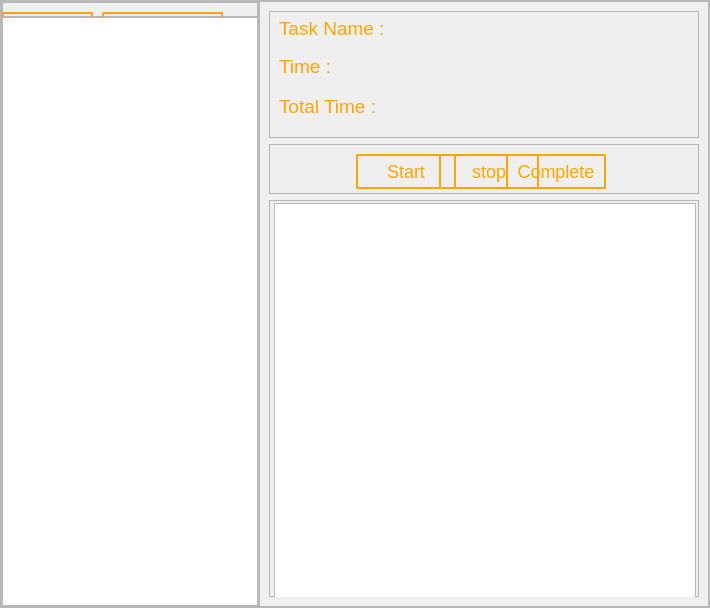
            <widget class="QWidget" name="task_page">
             <property name="styleSheet">
              <string notr="true">QPushButton{
	border-radius: 2px;
color:orange;
background-position: center left;
font-size:18px;
border:2px solid orange;
}
QPushButton:hover{


	background-color:orange;
font-size :18px;

color:white;

}

QPushButton:pressed {
		background-color:orange;
font-size :15px;

color:white;

}</string>
             </property>
             <layout class="QVBoxLayout" name="verticalLayout_5">
              <property name="spacing">
               <number>0</number>
              </property>
              <property name="leftMargin">
               <number>0</number>
              </property>
              <property name="topMargin">
               <number>0</number>
              </property>
              <property name="rightMargin">
               <number>0</number>
              </property>
              <property name="bottomMargin">
               <number>0</number>
              </property>
              <item>
               <widget class="QFrame" name="frame_4">
                <property name="styleSheet">
                 <string notr="true"/>
                </property>
                <property name="frameShape">
                 <enum>QFrame::StyledPanel</enum>
                </property>
                <property name="frameShadow">
                 <enum>QFrame::Raised</enum>
                </property>
                <layout class="QHBoxLayout" name="horizontalLayout_3">
                 <property name="spacing">
                  <number>0</number>
                 </property>
                 <property name="leftMargin">
                  <number>0</number>
                 </property>
                 <property name="topMargin">
                  <number>0</number>
                 </property>
                 <property name="rightMargin">
                  <number>0</number>
                 </property>
                 <property name="bottomMargin">
                  <number>0</number>
                 </property>
                 <item>
                  <widget class="QFrame" name="frame_10">
                   <property name="frameShape">
                    <enum>QFrame::StyledPanel</enum>
                   </property>
                   <property name="frameShadow">
                    <enum>QFrame::Raised</enum>
                   </property>
                   <layout class="QVBoxLayout" name="verticalLayout_8">
                    <property name="spacing">
                     <number>0</number>
                    </property>
                    <property name="leftMargin">
                     <number>0</number>
                    </property>
                    <property name="topMargin">
                     <number>0</number>
                    </property>
                    <property name="rightMargin">
                     <number>0</number>
                    </property>
                    <property name="bottomMargin">
                     <number>0</number>
                    </property>
                    <item>
                     <widget class="QFrame" name="frame_11">
                      <property name="minimumSize">
                       <size>
                        <width>0</width>
                        <height>0</height>
                       </size>
                      </property>
                      <property name="maximumSize">
                       <size>
                        <width>16777215</width>
                        <height>51</height>
                       </size>
                      </property>
                      <property name="frameShape">
                       <enum>QFrame::StyledPanel</enum>
                      </property>
                      <property name="frameShadow">
                       <enum>QFrame::Raised</enum>
                      </property>
                      <widget class="QPushButton" name="add_task_btn">
                       <property name="geometry">
                        <rect>
                         <x>0</x>
                         <y>10</y>
                         <width>91</width>
                         <height>31</height>
                        </rect>
                       </property>
                       <property name="text">
                        <string>Task    </string>
                       </property>
                       <property name="icon">
                        <iconset>
                         <normaloff>add.png</normaloff>add.png</iconset>
                       </property>
                       <property name="iconSize">
                        <size>
                         <width>25</width>
                         <height>25</height>
                        </size>
                       </property>
                      </widget>
                      <widget class="QPushButton" name="refresh_btn">
                       <property name="geometry">
                        <rect>
                         <x>230</x>
                         <y>10</y>
                         <width>41</width>
                         <height>31</height>
                        </rect>
                       </property>
                       <property name="cursor">
                        <cursorShape>PointingHandCursor</cursorShape>
                       </property>
                       <property name="styleSheet">
                        <string notr="true">QPushButton{
	border-radius: 0px;
color:orange;
background-position: center left;
font-size:18px;
border:0px solid orange;
}
QPushButton:hover{


	background-color:orange;
font-size :18px;

color:white;

}

QPushButton:pressed {
		background-color:orange;
font-size :15px;

color:white;

}</string>
                       </property>
                       <property name="text">
                        <string/>
                       </property>
                       <property name="icon">
                        <iconset>
                         <normaloff>refresh.png</normaloff>refresh.png</iconset>
                       </property>
                       <property name="iconSize">
                        <size>
                         <width>25</width>
                         <height>25</height>
                        </size>
                       </property>
                      </widget>
                      <widget class="QFrame" name="frame_12">
                       <property name="geometry">
                        <rect>
                         <x>280</x>
                         <y>0</y>
                         <width>401</width>
                         <height>51</height>
                        </rect>
                       </property>
                       <property name="frameShape">
                        <enum>QFrame::StyledPanel</enum>
                       </property>
                       <property name="frameShadow">
                        <enum>QFrame::Raised</enum>
                       </property>
                       <widget class="QWidget" name="horizontalLayoutWidget">
                        <property name="geometry">
                         <rect>
                          <x>0</x>
                          <y>-2</y>
                          <width>511</width>
                          <height>51</height>
                         </rect>
                        </property>
                        <layout class="QHBoxLayout" name="horizontalLayout_4"/>
                       </widget>
                      </widget>
                      <widget class="QPushButton" name="add_task_btn_2">
                       <property name="geometry">
                        <rect>
                         <x>100</x>
                         <y>10</y>
                         <width>121</width>
                         <height>31</height>
                        </rect>
                       </property>
                       <property name="text">
                        <string>Daily Task</string>
                       </property>
                       <property name="icon">
                        <iconset>
                         <normaloff>task.png</normaloff>task.png</iconset>
                       </property>
                       <property name="iconSize">
                        <size>
                         <width>25</width>
                         <height>25</height>
                        </size>
                       </property>
                      </widget>
                     </widget>
                    </item>
                    <item>
                     <widget class="QListWidget" name="task_list">
                      <property name="minimumSize">
                       <size>
                        <width>0</width>
                        <height>560</height>
                       </size>
                      </property>
                      <property name="maximumSize">
                       <size>
                        <width>16777215</width>
                        <height>589</height>
                       </size>
                      </property>
                      <property name="styleSheet">
                       <string notr="true">
 QListWidget { font: 14pt &quot;Verdana&quot;;}
QListWidget::item:selected { color: white;}


    QListWidget::item:selected { background-color: orange; }</string>
                      </property>
                     </widget>
                    </item>
                   </layout>
                  </widget>
                 </item>
                 <item>
                  <widget class="QFrame" name="frame_5">
                   <property name="minimumSize">
                    <size>
                     <width>450</width>
                     <height>0</height>
                    </size>
                   </property>
                   <property name="maximumSize">
                    <size>
                     <width>450</width>
                     <height>16777215</height>
                    </size>
                   </property>
                   <property name="sizeIncrement">
                    <size>
                     <width>0</width>
                     <height>0</height>
                    </size>
                   </property>
                   <property name="styleSheet">
                    <string notr="true">QLabel{
color:orange;
font-size:19px;
}

QPushButton{
	border-radius: 2px;
color:orange;
background-position: center left;
font-size:18px;
border:2px solid orange;
}
QPushButton:hover{


	background-color:orange;
font-size :18px;

color:white;

}


QPushButton:pressed {
		background-color:orange;
font-size :17px;

color:white;

}</string>
                   </property>
                   <property name="frameShape">
                    <enum>QFrame::StyledPanel</enum>
                   </property>
                   <property name="frameShadow">
                    <enum>QFrame::Raised</enum>
                   </property>
                   <layout class="QVBoxLayout" name="verticalLayout_9">
                    <item>
                     <widget class="QFrame" name="frame_6">
                      <property name="minimumSize">
                       <size>
                        <width>0</width>
                        <height>127</height>
                       </size>
                      </property>
                      <property name="maximumSize">
                       <size>
                        <width>16777215</width>
                        <height>127</height>
                       </size>
                      </property>
                      <property name="frameShape">
                       <enum>QFrame::StyledPanel</enum>
                      </property>
                      <property name="frameShadow">
                       <enum>QFrame::Raised</enum>
                      </property>
                      <property name="lineWidth">
                       <number>1</number>
                      </property>
                      <widget class="QLabel" name="task_name_label">
                       <property name="geometry">
                        <rect>
                         <x>10</x>
                         <y>2</y>
                         <width>421</width>
                         <height>31</height>
                        </rect>
                       </property>
                       <property name="minimumSize">
                        <size>
                         <width>0</width>
                         <height>0</height>
                        </size>
                       </property>
                       <property name="maximumSize">
                        <size>
                         <width>16777215</width>
                         <height>16777215</height>
                        </size>
                       </property>
                       <property name="text">
                        <string>Task Name :</string>
                       </property>
                      </widget>
                      <widget class="QLabel" name="task_time_label">
                       <property name="geometry">
                        <rect>
                         <x>10</x>
                         <y>40</y>
                         <width>421</width>
                         <height>31</height>
                        </rect>
                       </property>
                       <property name="minimumSize">
                        <size>
                         <width>0</width>
                         <height>0</height>
                        </size>
                       </property>
                       <property name="maximumSize">
                        <size>
                         <width>16777215</width>
                         <height>16777215</height>
                        </size>
                       </property>
                       <property name="text">
                        <string>Time : </string>
                       </property>
                      </widget>
                      <widget class="QLabel" name="task_total_time_label">
                       <property name="geometry">
                        <rect>
                         <x>10</x>
                         <y>80</y>
                         <width>421</width>
                         <height>31</height>
                        </rect>
                       </property>
                       <property name="minimumSize">
                        <size>
                         <width>0</width>
                         <height>0</height>
                        </size>
                       </property>
                       <property name="maximumSize">
                        <size>
                         <width>16777215</width>
                         <height>16777215</height>
                        </size>
                       </property>
                       <property name="text">
                        <string>Total Time : </string>
                       </property>
                      </widget>
                     </widget>
                    </item>
                    <item>
                     <widget class="QFrame" name="frame_7">
                      <property name="minimumSize">
                       <size>
                        <width>430</width>
                        <height>50</height>
                       </size>
                      </property>
                      <property name="maximumSize">
                       <size>
                        <width>430</width>
                        <height>50</height>
                       </size>
                      </property>
                      <property name="frameShape">
                       <enum>QFrame::StyledPanel</enum>
                      </property>
                      <property name="frameShadow">
                       <enum>QFrame::Raised</enum>
                      </property>
                      <widget class="QPushButton" name="task_start_button">
                       <property name="geometry">
                        <rect>
                         <x>87</x>
                         <y>10</y>
                         <width>100</width>
                         <height>35</height>
                        </rect>
                       </property>
                       <property name="minimumSize">
                        <size>
                         <width>100</width>
                         <height>35</height>
                        </size>
                       </property>
                       <property name="cursor">
                        <cursorShape>PointingHandCursor</cursorShape>
                       </property>
                       <property name="styleSheet">
                        <string notr="true"/>
                       </property>
                       <property name="text">
                        <string>Start</string>
                       </property>
                      </widget>
                      <widget class="QPushButton" name="task_stop_button">
                       <property name="geometry">
                        <rect>
                         <x>170</x>
                         <y>10</y>
                         <width>100</width>
                         <height>35</height>
                        </rect>
                       </property>
                       <property name="minimumSize">
                        <size>
                         <width>100</width>
                         <height>35</height>
                        </size>
                       </property>
                       <property name="cursor">
                        <cursorShape>PointingHandCursor</cursorShape>
                       </property>
                       <property name="styleSheet">
                        <string notr="true"/>
                       </property>
                       <property name="text">
                        <string>stop</string>
                       </property>
                      </widget>
                      <widget class="QPushButton" name="task_complete_button">
                       <property name="geometry">
                        <rect>
                         <x>237</x>
                         <y>10</y>
                         <width>100</width>
                         <height>35</height>
                        </rect>
                       </property>
                       <property name="minimumSize">
                        <size>
                         <width>100</width>
                         <height>35</height>
                        </size>
                       </property>
                       <property name="cursor">
                        <cursorShape>PointingHandCursor</cursorShape>
                       </property>
                       <property name="styleSheet">
                        <string notr="true"/>
                       </property>
                       <property name="text">
                        <string>Complete</string>
                       </property>
                      </widget>
                     </widget>
                    </item>
                    <item>
                     <widget class="QFrame" name="frame_9">
                      <property name="minimumSize">
                       <size>
                        <width>0</width>
                        <height>397</height>
                       </size>
                      </property>
                      <property name="maximumSize">
                       <size>
                        <width>16777215</width>
                        <height>452</height>
                       </size>
                      </property>
                      <property name="styleSheet">
                       <string notr="true">QListWidget { font: 14pt &quot;Verdana&quot;;}
                    QListWidget::item:selected { color: white;}
                    QListWidget::item:selected { background-color: orange; }
                       
               </string>
                      </property>
                      <property name="frameShape">
                       <enum>QFrame::StyledPanel</enum>
                      </property>
                      <property name="frameShadow">
                       <enum>QFrame::Raised</enum>
                      </property>
                      <widget class="QListWidget" name="task_work_detailed_list">
                       <property name="geometry">
                        <rect>
                         <x>5</x>
                         <y>3</y>
                         <width>422</width>
                         <height>400</height>
                        </rect>
                       </property>
                       <property name="minimumSize">
                        <size>
                         <width>422</width>
                         <height>400</height>
                        </size>
                       </property>
                       <property name="maximumSize">
                        <size>
                         <width>16777215</width>
                         <height>400</height>
                        </size>
                       </property>
                       <property name="styleSheet">
                        <string notr="true"/>
                       </property>
                      </widget>
                     </widget>
                    </item>
                   </layout>
                  </widget>
                 </item>
                </layout>
               </widget>
              </item>
             </layout>
            </widget>
